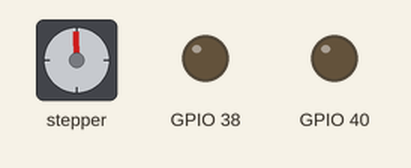
This program was run on a simulated ESP32-S3. On the bench: stepper motor, output pins drawn as LEDs (lit = HIGH). Wiring (inferred from the names in the program): stepper motor driver (200 steps per turn assumed): step GPIO 17; direction GPIO 16. Pins used as bus, display or sensor lines are not drawn.

Above: at 0.15 s.
At 4.35 s:
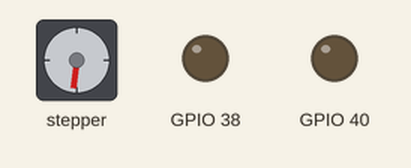
At 8.85 s:
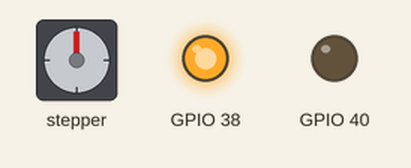
At 17.65 s:
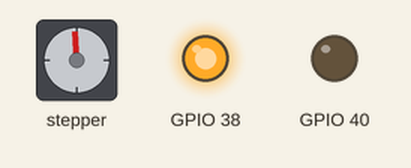
At 26.65 s:
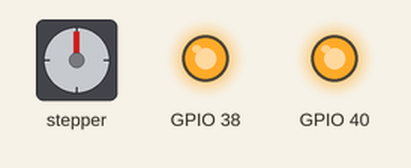
At 35.1 s:
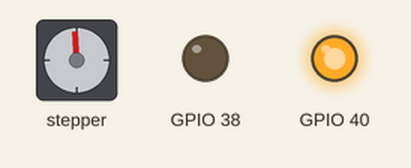
Timing chart, 0 to 40.0 s (numbered marks = the images above):
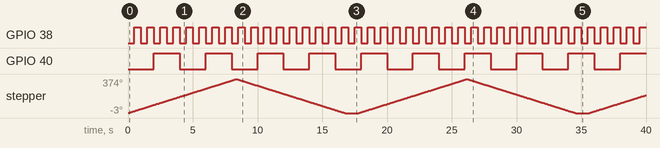

The program:

Main.cpp
```cpp
#include <stdio.h>
#include <freertos/FreeRTOS.h>
#include <freertos/task.h>
#include <driver/gpio.h>
#include "sdkconfig.h"
#include <Arduino.h>

//#include <StandardCplusplus.h>
#include <vector>

#define BLINK_GPIO (gpio_num_t)CONFIG_BLINK_GPIO

#ifndef LED_BUILTIN
#define LED_BUILTIN 4
#endif

struct Pack {
    int ledNum;
    int speed;
};

void blink_task(void *pvParameter)
{

    auto pack = static_cast<Pack*>(pvParameter);

    auto ledGPIO = gpio_num_t(pack->ledNum);
    auto speed = pack->speed;


    gpio_pad_select_gpio(ledGPIO);
    /* Set the GPIO as a push/pull output */
    gpio_set_direction(ledGPIO, GPIO_MODE_OUTPUT);
    while(1) {
        /* Blink off (output low) */
        gpio_set_level(ledGPIO, LOW);
        vTaskDelay(speed / portTICK_PERIOD_MS);
        /* Blink on (output high) */

        gpio_set_level(ledGPIO, HIGH);
        vTaskDelay(speed / portTICK_PERIOD_MS);
    }
}


#define PIN_STEP 17
#define PIN_DIR 16

// количество шагов на 1 оборот
#define STEP_ROUND 210

// скорость двигателя
#define SPEED 20

#include <gyver_stepper/GyverStepper2.h>
GStepper2<STEPPER2WIRE> stepper(2048, 2, 3);

void setup() {
    Serial.begin(115200);

    auto packOne = new Pack();
    packOne->ledNum = 38;
    packOne->speed = 500;

    auto packTwo = new Pack();
    packTwo->ledNum = 40;
    packTwo->speed = 2000;


    xTaskCreate(&blink_task, "blink_task_first", configMINIMAL_STACK_SIZE, packOne,  5, NULL);
    xTaskCreate(&blink_task, "blink_task_second", configMINIMAL_STACK_SIZE, packTwo, 5, NULL);

    // режим для STEP и DIR как OUTPUT
    pinMode(PIN_STEP, OUTPUT);
    pinMode(PIN_DIR, OUTPUT);

    // pinMode(40, OUTPUT);
    // pinMode(38, OUTPUT);

    // начальные значения
    digitalWrite(PIN_STEP, 1);
    digitalWrite(PIN_DIR, 0);
}


void loop() {
    // направление вращения
    digitalWrite(PIN_DIR, HIGH);

    // digitalWrite(40, HIGH);
    // digitalWrite(38, HIGH);

    // сделать 1 оборот
    for(int j = 0; j < STEP_ROUND; j++) {
        digitalWrite(PIN_STEP, HIGH);
        delay(SPEED);
        digitalWrite(PIN_STEP, LOW);
        delay(SPEED);
    }
    // изменить направление вращения
    digitalWrite(PIN_DIR, LOW);
    // сделать 1 оборот
    for(int j = 0; j < STEP_ROUND; j++) {
        digitalWrite(PIN_STEP, HIGH);
        delay(SPEED);
        digitalWrite(PIN_STEP, LOW);
        delay(SPEED);
    }
    delay(1000);
}
```

Measured:
- by itself, GPIO 38: alternates HIGH for 0.50 s and LOW for 0.50 s
- by itself, GPIO 40: alternates HIGH for 2.0 s and LOW for 2.0 s
